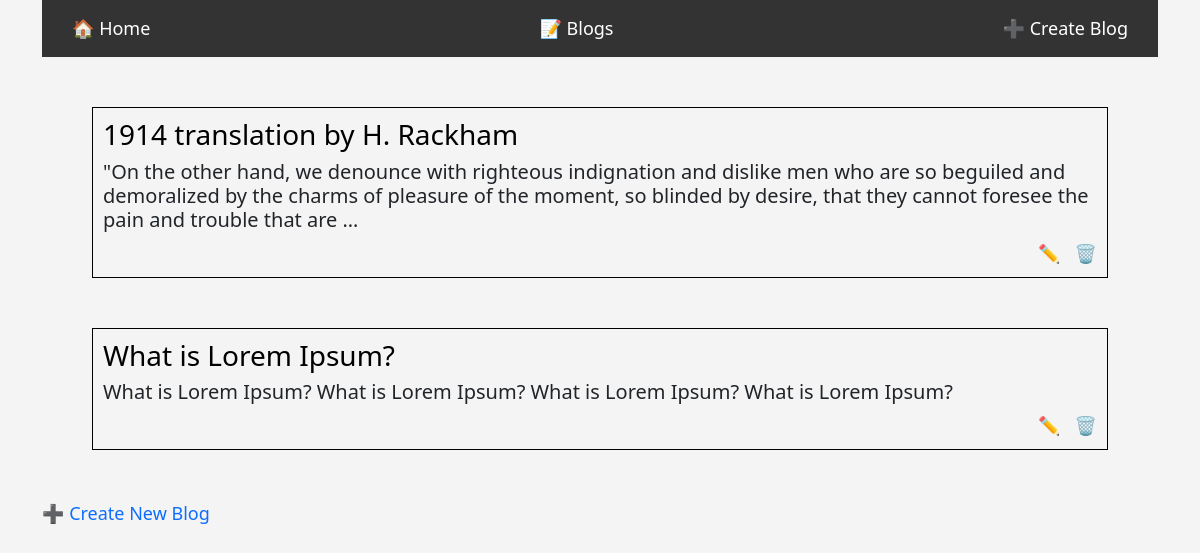
Page /blog/ (signed in) on the committed database.
### blog/models.py (models this page shows, shortened)
class Blog(models.Model):
    user = models.ForeignKey(user,on_delete=models.CASCADE)
    name = models.CharField(max_length=100)
    slug = models.CharField(max_length=50,unique=True)
    content = models.TextField(null=True, blank=True)
    image = models.ImageField(upload_to='image/', null=True, blank=True)
    published_date = models.DateTimeField(auto_now_add=False,auto_now=False,null=True, blank=True)
    def get_update_url(self):
        return f"/blog-update/{self.slug}"
    def get_delete_url(self):
        return f"/blog-delete/{self.slug}"
    def get_create_url(self):
        return f"/blog-create/"
    def get_details_url(self):
        return f"/blog/{self.slug}"

### blog/views.py (the view)
# urls.py: path('',views.list, name='blog'),
def list(request):
    blogs = Blog.objects.all()
    context = {"blogs":blogs}
    return render(request, 'blog/list.html',context)

### blog/templates/blog/list.html (shortened to what this page needs)
{% extends 'base.html' %}
{% block content %}
    <div class="navbar">
    <a href="{% url 'home' %}">🏠 Home</a>
    <a href="{% url 'blog' %}">📝 Blogs</a>
    {% if user.is_authenticated %}
        <a href="{% if blogs.exists %}{{ blogs.first.get_create_url }}{% else %}/blog-create/{% endif %}" >➕ Create Blog</a>
    {% else %}
        <span class="warning">
            You need to Login to create a blog
        </span>
    {% endif %}
    </div>
{% for blog in blogs %}
    <div style="border: 1px solid black; padding: 10px; margin: 50px;">
        <a href="{{blog.get_details_url}}" style="text-decoration: none; color: black;">
            <h3>{{ blog.name }}</h3>
        </a>
        <h5>{{ blog.content | truncatewords:40 }}</h5>
        <div style="display: flex;align-items: center;justify-content:end;">
                    <a href="{{ blog.get_update_url }}"
           style="text-decoration: none; font-size: 18px;margin-right:14px;">
            ✏️
        </a>
        <a href="{{ blog.get_delete_url }}"
           style="text-decoration: none; font-size: 18px;">
            🗑️
        </a>
        </div>
    </div>
{% endfor %}
    <div class="blog-create">
        <a href="{% if blogs.exists %}{{ blogs.first.get_create_url }}{% else %}/blog-create/{% endif %}"
           style="text-decoration: none; font-size: 18px;">
            ➕ Create New Blog
        </a>
    </div>
{% endblock content %}

### templates/base.html (style rules this page uses)
body { background: #f4f4f4; font-family: 'Segoe UI', Tahoma, Geneva, Verdana, sans-serif; }
.navbar { background: #333; padding: 15px 30px; display: flex; gap: 20px; }
.navbar a { color: white; text-decoration: none; font-size: 18px; transition: 0.3s ease; }

### rows in the picture
Blog: name "1914 translation by H. Rackham", content "\"On the other hand, we denounce with righteous indignation and dislike men who are so beguiled and demoralized by the charms of pleasure of the moment, so blinded by desire, that they cannot foresee the pain and trouble that are …"
Blog: name "What is Lorem Ipsum?", content "What is Lorem Ipsum? What is Lorem Ipsum? What is Lorem Ipsum? What is Lorem Ipsum?"
